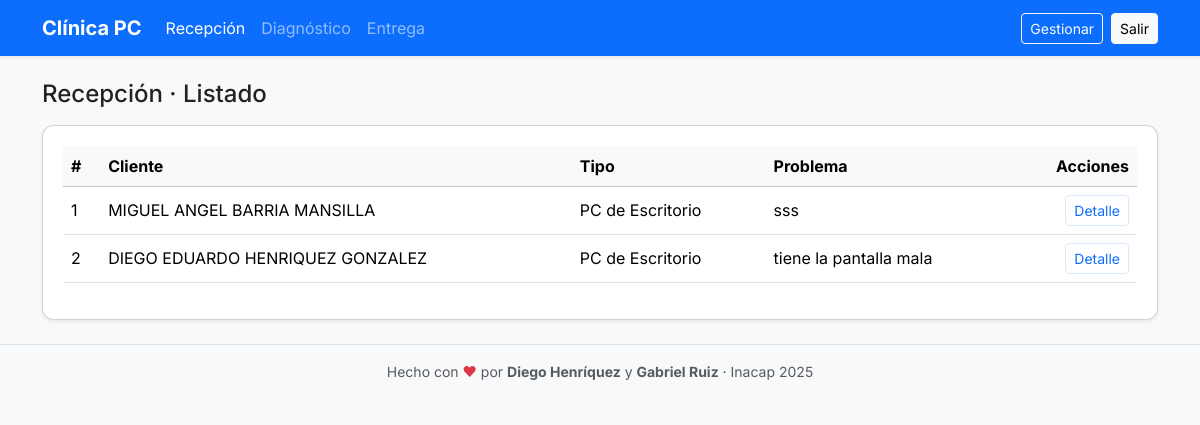
The page /recepcion/listado/ (signed in) on the database its author committed.
### recepcion/models.py (models this page shows, shortened)
class Equipo(models.Model):
	cliente = models.ForeignKey(Cliente, on_delete=models.CASCADE, related_name="equipos")
	tipo_equipo = models.CharField(max_length=80)
	problema = models.TextField(blank=True)
	serial = models.CharField(max_length=64, blank=True, null=True, db_index=True)
	created_at = models.DateTimeField(auto_now_add=True)

class Cliente(models.Model):
	nombre = models.CharField(max_length=150)
	rut = models.CharField(max_length=12, blank=True, null=True, unique=False)
	correo = models.EmailField(blank=True, null=True)
	telefono = models.CharField(max_length=30, blank=True, null=True)
	created_at = models.DateTimeField(auto_now_add=True)
	class Meta:
		ordering = ["nombre"]

### recepcion/views.py (the view)
# urls.py: path("listado/", views.listado, name="listado"),
@login_required_simulado
def listado(request):
    try:
        equipos = Equipo.objects.select_related('cliente').all()
        return render(request, "recepcion/listado.html", {"equipos": equipos})
    except Exception:
        return render(request, "recepcion/listado.html", {"equipos": equipos_registrados})

### recepcion/templates/recepcion/listado.html (shortened to what this page needs)
{% extends "base.html" %}
{% block page_title %}Recepción · Listado{% endblock %}
{% block content %}
{% if equipos %}
  <div class="table-responsive">
    <table class="table table-hover align-middle">
      <thead class="table-light">
        <tr><th>#</th><th>Cliente</th><th>Tipo</th><th>Problema</th><th class="text-end">Acciones</th></tr>
      </thead>
      <tbody>
        {% for eq in equipos %}
          <tr>
            <td>{{ forloop.counter }}</td>
            <td>{% if eq.cliente %}{{ eq.cliente.nombre }}{% else %}{{ eq.nombre|default:'—' }}{% endif %}</td>
            <td>{{ eq.tipo_equipo }}</td>
            <td class="text-truncate" style="max-width:380px">{% if eq.problema %}{{ eq.problema }}{% else %}{{ eq.problema|default:'—' }}{% endif %}</td>
            <td class="text-end">
              <a class="btn btn-sm btn-outline-primary" href="{% url 'recepcion:detalle' eq.cliente.nombre %}">Detalle</a>
            </td>
          </tr>
        {% endfor %}
      </tbody>
    </table>
  </div>
{% else %}
  <p class="text-muted m-0">No hay registros aún. <a href="{% url 'recepcion:registrar' %}">Registra el primero</a>.</p>
{% endif %}
{% endblock %}

### static/css/style.css (style rules this page uses)
:root { --pc-primary: #0d6efd; --pc-accent: #0b5ed7; --pc-bg: #f8fafc; --pc-muted: #6c757d; --pc-success: #198754; }
html,body { height:100%; }
body { font-family: 'Inter', system-ui, -apple-system, 'Segoe UI', Roboto, 'Helvetica Neue', Arial; background:var(--pc-bg); color:#222 }
.table td, .table th { vertical-align:middle }
.btn-outline-primary { color:var(--pc-primary); border-color:rgba(13,110,253,0.15) }

### rows shown on the page
Equipo: cliente.nombre "MIGUEL ANGEL BARRIA MANSILLA", tipo_equipo "PC de Escritorio", problema "sss"
Equipo: cliente.nombre "DIEGO EDUARDO HENRIQUEZ GONZALEZ", tipo_equipo "PC de Escritorio", problema "tiene la pantalla mala"
